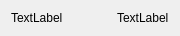
<?xml version="1.0" encoding="UTF-8"?>
<ui version="4.0">
 <class>PlayerPoolWidget</class>
 <widget class="QWidget" name="PlayerPoolWidget">
  <property name="geometry">
   <rect>
    <x>0</x>
    <y>0</y>
    <width>171</width>
    <height>31</height>
   </rect>
  </property>
  <property name="windowTitle">
   <string>Form</string>
  </property>
  <layout class="QHBoxLayout" name="horizontalLayout">
   <item>
    <widget class="QLabel" name="playerLabel">
     <property name="minimumSize">
      <size>
       <width>100</width>
       <height>0</height>
      </size>
     </property>
     <property name="text">
      <string>TextLabel</string>
     </property>
    </widget>
   </item>
   <item>
    <widget class="QLabel" name="pointLabel">
     <property name="text">
      <string>TextLabel</string>
     </property>
    </widget>
   </item>
  </layout>
 </widget>
 <resources/>
 <connections/>
</ui>
